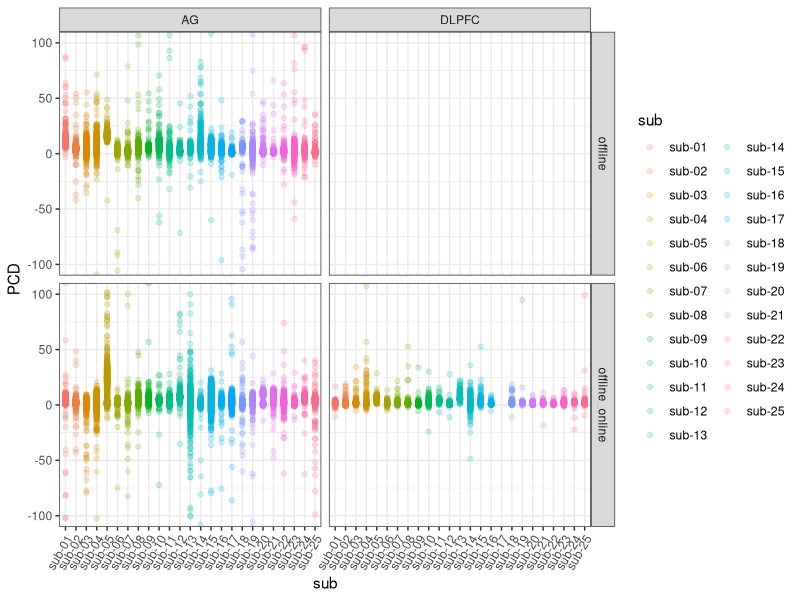
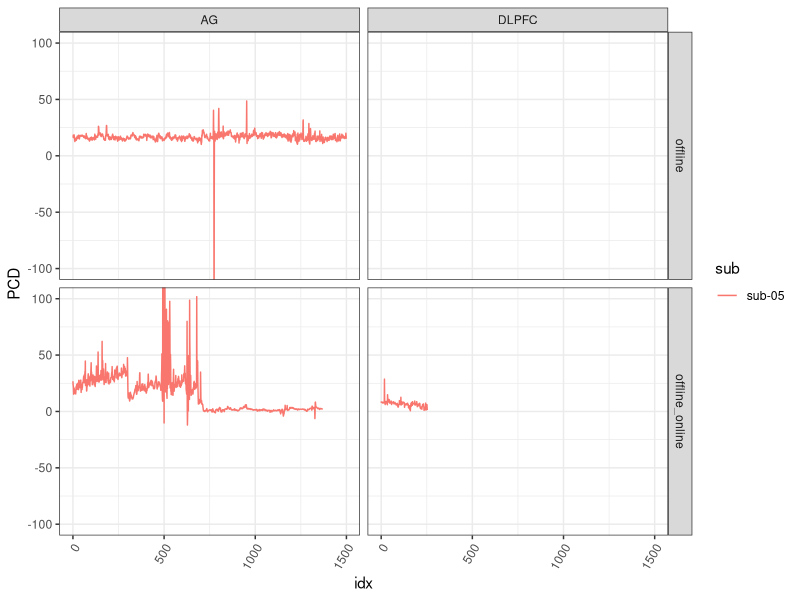

These figures' R source, in order:
rm(list=ls())
library(ggplot2)
library(data.table)
library(here)
data = read.csv(here::here("PCD/pcd_combined.csv"))
# data$PCD[data$PCD>1000] = NA
# data$PCD[data$PCD< -1000] = NA

data = data[complete.cases(data),]
data = data.table(data)
a = data[,.(mean=mean(PCD),median=median(PCD), max=max(PCD), min=min(PCD)), by=.(sub, session, target)]
max(data$PCD, na.rm = T)
ggplot(data, aes(x=sub, y=PCD, color=sub))+
  # geom_violin()+
  geom_point(alpha=.2)+
  facet_grid(session~target)+
  theme_bw()+
  theme(axis.text.x = element_text(angle=60, hjust = 1)) +
  coord_cartesian(ylim=c(-100,100))


ggplot(data[data$sub == "sub-05",], aes(x=idx, y=PCD, color=sub))+
  # geom_violin()+
  geom_line(alpha=1, se=F)+
  facet_grid(session~target)+
  theme_bw()+
  theme(axis.text.x = element_text(angle=60, hjust = 1)) +
  coord_cartesian(ylim=c(-100,100))
